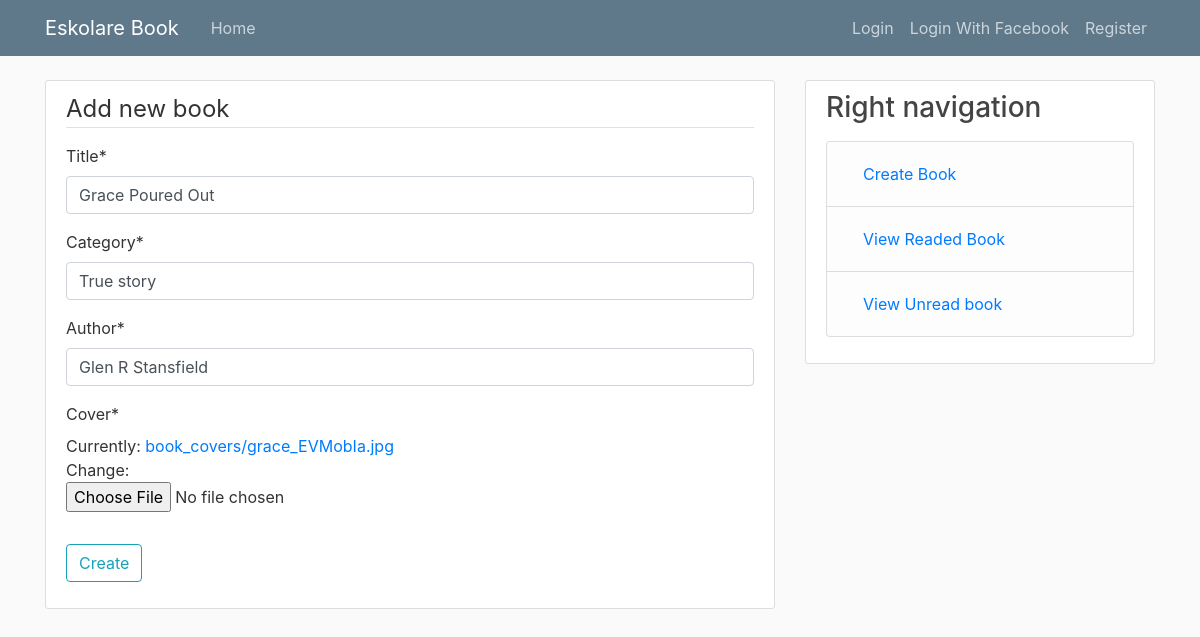
Screenshot of /book/4/update/ with the database file from the repository.
### book/models.py (models this page shows, shortened)
class Book(models.Model):
    title = models.CharField(max_length=100)
    category = models.CharField(max_length=100)
    author = models.CharField(max_length=100)
    cover = models.ImageField(upload_to='book_covers')
    is_read = models.BooleanField(default=False)

### book/views.py (the view, shortened to what this page needs)
# urls.py: path('book/<int:pk>/update/', BookUpdateView.as_view(), name='book-update'),
class BookUpdateView(UpdateView):
    model = Book
    fields = ['title', 'category', 'author', 'cover']

### book/templates/book/book_form.html (shortened to what this page needs)
{% extends "book/base.html" %}
{% load crispy_forms_tags %}
{% block content %}
<div class="content-section">
    <form method="POST" enctype="multipart/form-data">
        <fieldset class="form-group">
            <legend class="border-bottom mb-3">Add new book</legend>
            {{ form|crispy }}
        </fieldset>
        <div class="form-group">
            <button class="btn btn-outline-info" type="submit">Create</button>
        </div>
    </form>
</div>
{% endblock content %}

### book/static/book/main.css (style rules this page uses)
body { background: #fafafa; color: #333333; margin-top: 5rem; }
.content-section { background: #ffffff; padding: 10px 20px; border: 1px solid #dddddd; border-radius: 3px; margin-bottom: 20px; }

### rows the page displays
Book: title "Grace Poured Out", category "True story", author "Glen R Stansfield"
